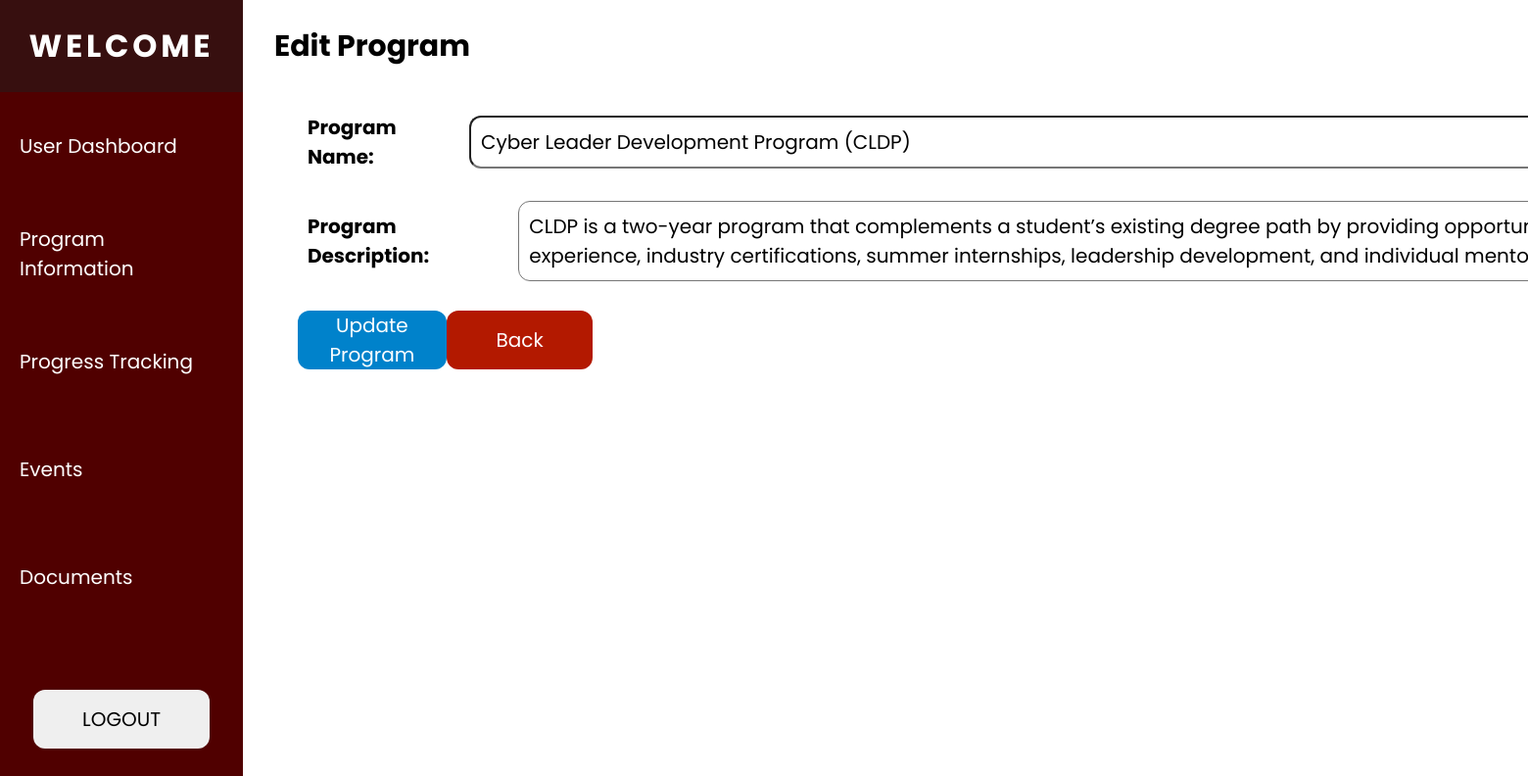
The app's page /pages/add_program.php?Program_Num=1 (signed in) with its own data.
### tables this page shows
CREATE TABLE `programs` (
  `Program_Num` int(11) NOT NULL,
  `Name` varchar(255) NOT NULL,
  `Description` varchar(255) NOT NULL,
  `IsActive` tinyint(4) DEFAULT 1
);

### pages/add_program.php (the view, shortened to what this page needs)
<?php include '../assets/user_admin_header.php';
include '../assets/navbar.php';
include_once '../includes/dbh.inc.php';
$isEditMode = isset($_GET['Program_Num']);
$programName = '';
$programDescription = '';
if ($isEditMode) {
    $programNum = $_GET['Program_Num'];
    $stmt = $conn->prepare("SELECT Name, Description FROM Programs WHERE Program_Num = ?");
    $stmt->bind_param("i", $programNum);
    $stmt->execute();
    $result = $stmt->get_result();
    if ($result->num_rows > 0) {
        $row = $result->fetch_assoc();
        $programName = $row['Name'];
        $programDescription = $row['Description'];
    }
}
?>
<div class="main-container margin-left-280">
    <div class="header">
        <h2><?php echo $isEditMode ? 'Edit Program' : 'Add New Program'; ?></h2>
    </div>
    <form class="edit-form flex flex-col flex-start align-start" action="../includes/process_program.php" method="post">
        <div class="flex align-center margin-top-10 margin-bot-10">
            <label class="event-label text-black font-size-l pd-10 font-weight-bold" for="program-name">Program Name: </label>
            <input class="font-size-l border-radius-12 pd-20 width-1350px" id="program-name" type="text" placeholder="Program Name" name="program_name" value="<?php echo htmlspecialchars($programName); ?>" required>
        </div>
        <div class="flex align-center margin-top-10 margin-bot-10">
            <label class="event-label text-black font-size-l pd-10 font-weight-bold" for="program-desc">Program Description: </label>
            <textarea class="font-size-l border-radius-12 pd-20 width-1300px" id="program-desc" placeholder="Program Description" name="program_description" required><?php echo htmlspecialchars($programDescription); ?></textarea>
        </div>
        <div class="flex space-between width-24">
            <button type="submit" class="add-btn margin-top-20" name="submit-program"><?php echo $isEditMode ? 'Update Program' : 'Add Program'; ?></button>
            <a href="program_management.php" class="cancel-btn margin-top-20">Back</a>
        </div>
    </form>
</div>

### css/navbar.css (style rules this page uses)
body { margin: 0; padding: 0; font-family: 'Poppins', sans-serif; }

### css/modal.css (style rules this page uses)
* { font-family: 'Poppins', sans-serif; }
.event-label { font-size: 12px; color: white; }
.edit-form { padding-left: 24px; }

### css/style.css (style rules this page uses)
.main-container { margin: 0; padding: 0; font-family: 'Poppins', sans-serif; font-size: 20px; color: black; }
.margin-left-280 { margin-left: 280px; }
.add-btn { border: none; font-family: 'Poppins', sans-serif; width: 180px; height: 60px; border-radius: 12px; display: flex; align-items: center; justify-content: center; font-size: 20px; background-color: #0082CB; color: white; transition: 0.1s; cursor: pointer }
.cancel-btn { border: none; font-family: 'Poppins', sans-serif; width: 180px; height: 60px; border-radius: 12px; display: flex; align-items: center; justify-content: center; font-size: 20px; background-color: #B31900; color: white; transition: 0.1s; }
.header { display: flex; justify-content: space-between; align-items: center; padding-right: 35px; }
.flex { display: flex; }
.flex-start { justify-content: flex-start; }
.flex-col { flex-direction: column; }
.align-start { align-items: flex-start; }
.margin-top-20 { margin-top: 20px; }
.margin-top-10 { margin-top: 10px; }
.margin-bot-10 { margin-bottom: 10px; }
.space-between { justify-content: space-between; }
.align-center { align-items: center; }
.text-black { color: black; }
.font-size-l { font-size: 20px; }
.font-weight-bold { font-weight: bold; }
.width-1300px { width: 1300px; }
.width-1350px { width: 1350px; }
.width-24 { width: 24%; }
.pd-20 { padding: 10px; }
.pd-10 { padding: 10px; }
.border-radius-12 { border-radius: 12px; }
a { text-decoration: none; }

### records on screen
programs: program_name "Cyber Leader Development Program (CLDP)", program_description "CLDP is a two-year program that complements a student’s existing degree path by providing opportunities for hands-on experience, industry certifications, summer internships, leadership development, and individual mentoring."
